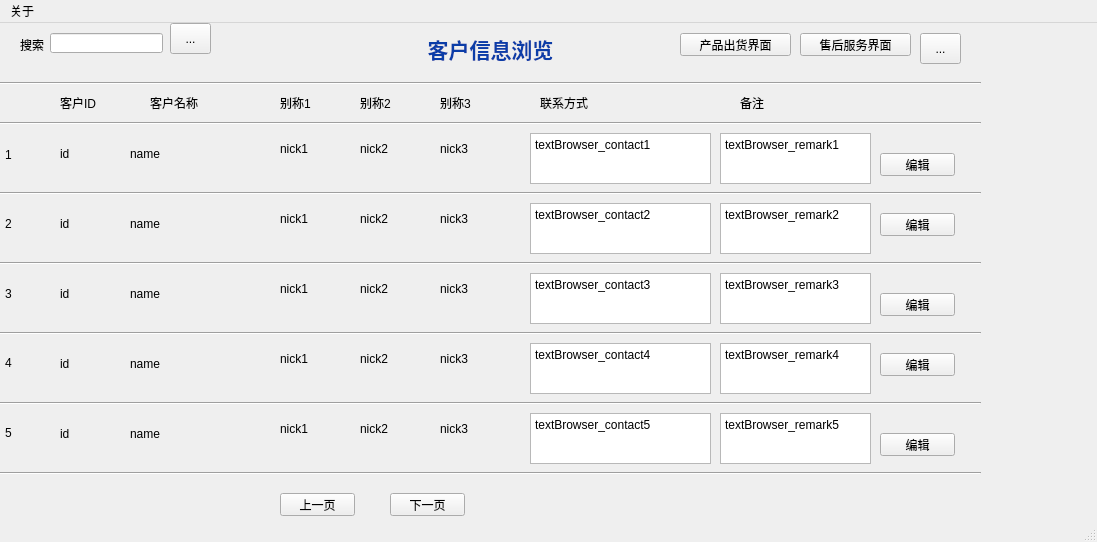
<?xml version="1.0" encoding="UTF-8"?>
<ui version="4.0">
 <class>MainWindow</class>
 <widget class="QMainWindow" name="MainWindow">
  <property name="geometry">
   <rect>
    <x>0</x>
    <y>0</y>
    <width>1097</width>
    <height>542</height>
   </rect>
  </property>
  <property name="windowTitle">
   <string>MainWindow</string>
  </property>
  <widget class="QWidget" name="centralwidget">
   <widget class="QLabel" name="label_13">
    <property name="geometry">
     <rect>
      <x>410</x>
      <y>10</y>
      <width>161</width>
      <height>31</height>
     </rect>
    </property>
    <property name="text">
     <string>&lt;html&gt;&lt;head/&gt;&lt;body&gt;&lt;p align=&quot;center&quot;&gt;&lt;span style=&quot; font-size:16pt; font-weight:600; color:#0b3da8;&quot;&gt;客户信息浏览&lt;/span&gt;&lt;/p&gt;&lt;/body&gt;&lt;/html&gt;</string>
    </property>
   </widget>
   <widget class="QPushButton" name="pushButton_previous">
    <property name="geometry">
     <rect>
      <x>280</x>
      <y>470</y>
      <width>75</width>
      <height>23</height>
     </rect>
    </property>
    <property name="text">
     <string>上一页</string>
    </property>
   </widget>
   <widget class="QPushButton" name="pushButton_next">
    <property name="geometry">
     <rect>
      <x>390</x>
      <y>470</y>
      <width>75</width>
      <height>23</height>
     </rect>
    </property>
    <property name="text">
     <string>下一页</string>
    </property>
   </widget>
   <widget class="QPushButton" name="pushButton_edit01">
    <property name="geometry">
     <rect>
      <x>880</x>
      <y>130</y>
      <width>75</width>
      <height>23</height>
     </rect>
    </property>
    <property name="text">
     <string>编辑</string>
    </property>
   </widget>
   <widget class="QPushButton" name="pushButton_edit02">
    <property name="geometry">
     <rect>
      <x>880</x>
      <y>190</y>
      <width>75</width>
      <height>23</height>
     </rect>
    </property>
    <property name="text">
     <string>编辑</string>
    </property>
   </widget>
   <widget class="QPushButton" name="pushButton_edit03">
    <property name="geometry">
     <rect>
      <x>880</x>
      <y>270</y>
      <width>75</width>
      <height>23</height>
     </rect>
    </property>
    <property name="text">
     <string>编辑</string>
    </property>
   </widget>
   <widget class="QPushButton" name="pushButton_edit04">
    <property name="geometry">
     <rect>
      <x>880</x>
      <y>330</y>
      <width>75</width>
      <height>23</height>
     </rect>
    </property>
    <property name="text">
     <string>编辑</string>
    </property>
   </widget>
   <widget class="QPushButton" name="pushButton_edit05">
    <property name="geometry">
     <rect>
      <x>880</x>
      <y>410</y>
      <width>75</width>
      <height>23</height>
     </rect>
    </property>
    <property name="text">
     <string>编辑</string>
    </property>
   </widget>
   <widget class="QPushButton" name="pushButton_SwitchShipment">
    <property name="geometry">
     <rect>
      <x>680</x>
      <y>10</y>
      <width>111</width>
      <height>23</height>
     </rect>
    </property>
    <property name="text">
     <string>产品出货界面</string>
    </property>
   </widget>
   <widget class="QPushButton" name="pushButton_SwitchSevice">
    <property name="geometry">
     <rect>
      <x>800</x>
      <y>10</y>
      <width>111</width>
      <height>23</height>
     </rect>
    </property>
    <property name="text">
     <string>售后服务界面</string>
    </property>
   </widget>
   <widget class="QLabel" name="label_id1">
    <property name="geometry">
     <rect>
      <x>60</x>
      <y>120</y>
      <width>51</width>
      <height>21</height>
     </rect>
    </property>
    <property name="text">
     <string>id</string>
    </property>
   </widget>
   <widget class="QLabel" name="label_name1">
    <property name="geometry">
     <rect>
      <x>130</x>
      <y>120</y>
      <width>141</width>
      <height>21</height>
     </rect>
    </property>
    <property name="text">
     <string>name</string>
    </property>
   </widget>
   <widget class="QLabel" name="label_nick1_1">
    <property name="geometry">
     <rect>
      <x>280</x>
      <y>110</y>
      <width>61</width>
      <height>31</height>
     </rect>
    </property>
    <property name="text">
     <string>nick1</string>
    </property>
   </widget>
   <widget class="QLabel" name="label_nick2_1">
    <property name="geometry">
     <rect>
      <x>360</x>
      <y>110</y>
      <width>71</width>
      <height>31</height>
     </rect>
    </property>
    <property name="text">
     <string>nick2</string>
    </property>
   </widget>
   <widget class="QLabel" name="label_nick3_1">
    <property name="geometry">
     <rect>
      <x>440</x>
      <y>110</y>
      <width>81</width>
      <height>31</height>
     </rect>
    </property>
    <property name="text">
     <string>nick3</string>
    </property>
   </widget>
   <widget class="QTextBrowser" name="textBrowser_contact1">
    <property name="geometry">
     <rect>
      <x>530</x>
      <y>110</y>
      <width>181</width>
      <height>51</height>
     </rect>
    </property>
    <property name="frameShadow">
     <enum>QFrame::Plain</enum>
    </property>
    <property name="lineWidth">
     <number>0</number>
    </property>
    <property name="html">
     <string>&lt;!DOCTYPE HTML PUBLIC &quot;-//W3C//DTD HTML 4.0//EN&quot; &quot;http://www.w3.org/TR/REC-html40/strict.dtd&quot;&gt;
&lt;html&gt;&lt;head&gt;&lt;meta name=&quot;qrichtext&quot; content=&quot;1&quot; /&gt;&lt;style type=&quot;text/css&quot;&gt;
p, li { white-space: pre-wrap; }
&lt;/style&gt;&lt;/head&gt;&lt;body style=&quot; font-family:'SimSun'; font-size:9pt; font-weight:400; font-style:normal;&quot;&gt;
&lt;p style=&quot; margin-top:0px; margin-bottom:0px; margin-left:0px; margin-right:0px; -qt-block-indent:0; text-indent:0px;&quot;&gt;textBrowser_contact1&lt;/p&gt;&lt;/body&gt;&lt;/html&gt;</string>
    </property>
   </widget>
   <widget class="QTextBrowser" name="textBrowser_remark1">
    <property name="geometry">
     <rect>
      <x>720</x>
      <y>110</y>
      <width>151</width>
      <height>51</height>
     </rect>
    </property>
    <property name="frameShadow">
     <enum>QFrame::Plain</enum>
    </property>
    <property name="lineWidth">
     <number>0</number>
    </property>
    <property name="html">
     <string>&lt;!DOCTYPE HTML PUBLIC &quot;-//W3C//DTD HTML 4.0//EN&quot; &quot;http://www.w3.org/TR/REC-html40/strict.dtd&quot;&gt;
&lt;html&gt;&lt;head&gt;&lt;meta name=&quot;qrichtext&quot; content=&quot;1&quot; /&gt;&lt;style type=&quot;text/css&quot;&gt;
p, li { white-space: pre-wrap; }
&lt;/style&gt;&lt;/head&gt;&lt;body style=&quot; font-family:'SimSun'; font-size:9pt; font-weight:400; font-style:normal;&quot;&gt;
&lt;p style=&quot; margin-top:0px; margin-bottom:0px; margin-left:0px; margin-right:0px; -qt-block-indent:0; text-indent:0px;&quot;&gt;textBrowser_remark1&lt;/p&gt;&lt;/body&gt;&lt;/html&gt;</string>
    </property>
   </widget>
   <widget class="QLabel" name="label">
    <property name="geometry">
     <rect>
      <x>60</x>
      <y>60</y>
      <width>61</width>
      <height>39</height>
     </rect>
    </property>
    <property name="text">
     <string>客户ID</string>
    </property>
   </widget>
   <widget class="QLabel" name="label_2">
    <property name="geometry">
     <rect>
      <x>150</x>
      <y>60</y>
      <width>121</width>
      <height>39</height>
     </rect>
    </property>
    <property name="text">
     <string>客户名称</string>
    </property>
   </widget>
   <widget class="QLabel" name="label_3">
    <property name="geometry">
     <rect>
      <x>280</x>
      <y>60</y>
      <width>61</width>
      <height>39</height>
     </rect>
    </property>
    <property name="text">
     <string>别称1</string>
    </property>
   </widget>
   <widget class="QLabel" name="label_4">
    <property name="geometry">
     <rect>
      <x>360</x>
      <y>60</y>
      <width>61</width>
      <height>39</height>
     </rect>
    </property>
    <property name="text">
     <string>别称2</string>
    </property>
   </widget>
   <widget class="QLabel" name="label_5">
    <property name="geometry">
     <rect>
      <x>440</x>
      <y>60</y>
      <width>61</width>
      <height>39</height>
     </rect>
    </property>
    <property name="text">
     <string>别称3</string>
    </property>
   </widget>
   <widget class="QLabel" name="label_6">
    <property name="geometry">
     <rect>
      <x>540</x>
      <y>60</y>
      <width>71</width>
      <height>39</height>
     </rect>
    </property>
    <property name="text">
     <string>联系方式</string>
    </property>
   </widget>
   <widget class="QLabel" name="label_7">
    <property name="geometry">
     <rect>
      <x>740</x>
      <y>60</y>
      <width>51</width>
      <height>39</height>
     </rect>
    </property>
    <property name="text">
     <string>备注</string>
    </property>
   </widget>
   <widget class="QTextBrowser" name="textBrowser_remark2">
    <property name="geometry">
     <rect>
      <x>720</x>
      <y>180</y>
      <width>151</width>
      <height>51</height>
     </rect>
    </property>
    <property name="frameShadow">
     <enum>QFrame::Plain</enum>
    </property>
    <property name="lineWidth">
     <number>0</number>
    </property>
    <property name="html">
     <string>&lt;!DOCTYPE HTML PUBLIC &quot;-//W3C//DTD HTML 4.0//EN&quot; &quot;http://www.w3.org/TR/REC-html40/strict.dtd&quot;&gt;
&lt;html&gt;&lt;head&gt;&lt;meta name=&quot;qrichtext&quot; content=&quot;1&quot; /&gt;&lt;style type=&quot;text/css&quot;&gt;
p, li { white-space: pre-wrap; }
&lt;/style&gt;&lt;/head&gt;&lt;body style=&quot; font-family:'SimSun'; font-size:9pt; font-weight:400; font-style:normal;&quot;&gt;
&lt;p style=&quot; margin-top:0px; margin-bottom:0px; margin-left:0px; margin-right:0px; -qt-block-indent:0; text-indent:0px;&quot;&gt;textBrowser_remark2&lt;/p&gt;&lt;/body&gt;&lt;/html&gt;</string>
    </property>
   </widget>
   <widget class="QTextBrowser" name="textBrowser_contact2">
    <property name="geometry">
     <rect>
      <x>530</x>
      <y>180</y>
      <width>181</width>
      <height>51</height>
     </rect>
    </property>
    <property name="frameShadow">
     <enum>QFrame::Plain</enum>
    </property>
    <property name="lineWidth">
     <number>0</number>
    </property>
    <property name="html">
     <string>&lt;!DOCTYPE HTML PUBLIC &quot;-//W3C//DTD HTML 4.0//EN&quot; &quot;http://www.w3.org/TR/REC-html40/strict.dtd&quot;&gt;
&lt;html&gt;&lt;head&gt;&lt;meta name=&quot;qrichtext&quot; content=&quot;1&quot; /&gt;&lt;style type=&quot;text/css&quot;&gt;
p, li { white-space: pre-wrap; }
&lt;/style&gt;&lt;/head&gt;&lt;body style=&quot; font-family:'SimSun'; font-size:9pt; font-weight:400; font-style:normal;&quot;&gt;
&lt;p style=&quot; margin-top:0px; margin-bottom:0px; margin-left:0px; margin-right:0px; -qt-block-indent:0; text-indent:0px;&quot;&gt;textBrowser_contact2&lt;/p&gt;&lt;/body&gt;&lt;/html&gt;</string>
    </property>
   </widget>
   <widget class="QLabel" name="label_nick1_2">
    <property name="geometry">
     <rect>
      <x>280</x>
      <y>180</y>
      <width>51</width>
      <height>31</height>
     </rect>
    </property>
    <property name="text">
     <string>nick1</string>
    </property>
   </widget>
   <widget class="QLabel" name="label_name2">
    <property name="geometry">
     <rect>
      <x>130</x>
      <y>190</y>
      <width>141</width>
      <height>21</height>
     </rect>
    </property>
    <property name="text">
     <string>name</string>
    </property>
   </widget>
   <widget class="QLabel" name="label_nick2_2">
    <property name="geometry">
     <rect>
      <x>360</x>
      <y>180</y>
      <width>71</width>
      <height>31</height>
     </rect>
    </property>
    <property name="text">
     <string>nick2</string>
    </property>
   </widget>
   <widget class="QLabel" name="label_nick3_2">
    <property name="geometry">
     <rect>
      <x>440</x>
      <y>180</y>
      <width>81</width>
      <height>31</height>
     </rect>
    </property>
    <property name="text">
     <string>nick3</string>
    </property>
   </widget>
   <widget class="QLabel" name="label_id2">
    <property name="geometry">
     <rect>
      <x>60</x>
      <y>190</y>
      <width>51</width>
      <height>21</height>
     </rect>
    </property>
    <property name="text">
     <string>id</string>
    </property>
   </widget>
   <widget class="QTextBrowser" name="textBrowser_remark3">
    <property name="geometry">
     <rect>
      <x>720</x>
      <y>250</y>
      <width>151</width>
      <height>51</height>
     </rect>
    </property>
    <property name="frameShadow">
     <enum>QFrame::Plain</enum>
    </property>
    <property name="lineWidth">
     <number>0</number>
    </property>
    <property name="html">
     <string>&lt;!DOCTYPE HTML PUBLIC &quot;-//W3C//DTD HTML 4.0//EN&quot; &quot;http://www.w3.org/TR/REC-html40/strict.dtd&quot;&gt;
&lt;html&gt;&lt;head&gt;&lt;meta name=&quot;qrichtext&quot; content=&quot;1&quot; /&gt;&lt;style type=&quot;text/css&quot;&gt;
p, li { white-space: pre-wrap; }
&lt;/style&gt;&lt;/head&gt;&lt;body style=&quot; font-family:'SimSun'; font-size:9pt; font-weight:400; font-style:normal;&quot;&gt;
&lt;p style=&quot; margin-top:0px; margin-bottom:0px; margin-left:0px; margin-right:0px; -qt-block-indent:0; text-indent:0px;&quot;&gt;textBrowser_remark3&lt;/p&gt;&lt;/body&gt;&lt;/html&gt;</string>
    </property>
   </widget>
   <widget class="QTextBrowser" name="textBrowser_contact3">
    <property name="geometry">
     <rect>
      <x>530</x>
      <y>250</y>
      <width>181</width>
      <height>51</height>
     </rect>
    </property>
    <property name="frameShadow">
     <enum>QFrame::Plain</enum>
    </property>
    <property name="lineWidth">
     <number>0</number>
    </property>
    <property name="html">
     <string>&lt;!DOCTYPE HTML PUBLIC &quot;-//W3C//DTD HTML 4.0//EN&quot; &quot;http://www.w3.org/TR/REC-html40/strict.dtd&quot;&gt;
&lt;html&gt;&lt;head&gt;&lt;meta name=&quot;qrichtext&quot; content=&quot;1&quot; /&gt;&lt;style type=&quot;text/css&quot;&gt;
p, li { white-space: pre-wrap; }
&lt;/style&gt;&lt;/head&gt;&lt;body style=&quot; font-family:'SimSun'; font-size:9pt; font-weight:400; font-style:normal;&quot;&gt;
&lt;p style=&quot; margin-top:0px; margin-bottom:0px; margin-left:0px; margin-right:0px; -qt-block-indent:0; text-indent:0px;&quot;&gt;textBrowser_contact3&lt;/p&gt;&lt;/body&gt;&lt;/html&gt;</string>
    </property>
   </widget>
   <widget class="QLabel" name="label_id4">
    <property name="geometry">
     <rect>
      <x>60</x>
      <y>330</y>
      <width>51</width>
      <height>21</height>
     </rect>
    </property>
    <property name="text">
     <string>id</string>
    </property>
   </widget>
   <widget class="QLabel" name="label_nick1_3">
    <property name="geometry">
     <rect>
      <x>280</x>
      <y>250</y>
      <width>61</width>
      <height>31</height>
     </rect>
    </property>
    <property name="text">
     <string>nick1</string>
    </property>
   </widget>
   <widget class="QLabel" name="label_nick3_4">
    <property name="geometry">
     <rect>
      <x>440</x>
      <y>320</y>
      <width>81</width>
      <height>31</height>
     </rect>
    </property>
    <property name="text">
     <string>nick3</string>
    </property>
   </widget>
   <widget class="QLabel" name="label_name3">
    <property name="geometry">
     <rect>
      <x>130</x>
      <y>260</y>
      <width>141</width>
      <height>21</height>
     </rect>
    </property>
    <property name="text">
     <string>name</string>
    </property>
   </widget>
   <widget class="QTextBrowser" name="textBrowser_contact4">
    <property name="geometry">
     <rect>
      <x>530</x>
      <y>320</y>
      <width>181</width>
      <height>51</height>
     </rect>
    </property>
    <property name="frameShadow">
     <enum>QFrame::Plain</enum>
    </property>
    <property name="lineWidth">
     <number>0</number>
    </property>
    <property name="html">
     <string>&lt;!DOCTYPE HTML PUBLIC &quot;-//W3C//DTD HTML 4.0//EN&quot; &quot;http://www.w3.org/TR/REC-html40/strict.dtd&quot;&gt;
&lt;html&gt;&lt;head&gt;&lt;meta name=&quot;qrichtext&quot; content=&quot;1&quot; /&gt;&lt;style type=&quot;text/css&quot;&gt;
p, li { white-space: pre-wrap; }
&lt;/style&gt;&lt;/head&gt;&lt;body style=&quot; font-family:'SimSun'; font-size:9pt; font-weight:400; font-style:normal;&quot;&gt;
&lt;p style=&quot; margin-top:0px; margin-bottom:0px; margin-left:0px; margin-right:0px; -qt-block-indent:0; text-indent:0px;&quot;&gt;textBrowser_contact4&lt;/p&gt;&lt;/body&gt;&lt;/html&gt;</string>
    </property>
   </widget>
   <widget class="QTextBrowser" name="textBrowser_remark4">
    <property name="geometry">
     <rect>
      <x>720</x>
      <y>320</y>
      <width>151</width>
      <height>51</height>
     </rect>
    </property>
    <property name="frameShadow">
     <enum>QFrame::Plain</enum>
    </property>
    <property name="lineWidth">
     <number>0</number>
    </property>
    <property name="html">
     <string>&lt;!DOCTYPE HTML PUBLIC &quot;-//W3C//DTD HTML 4.0//EN&quot; &quot;http://www.w3.org/TR/REC-html40/strict.dtd&quot;&gt;
&lt;html&gt;&lt;head&gt;&lt;meta name=&quot;qrichtext&quot; content=&quot;1&quot; /&gt;&lt;style type=&quot;text/css&quot;&gt;
p, li { white-space: pre-wrap; }
&lt;/style&gt;&lt;/head&gt;&lt;body style=&quot; font-family:'SimSun'; font-size:9pt; font-weight:400; font-style:normal;&quot;&gt;
&lt;p style=&quot; margin-top:0px; margin-bottom:0px; margin-left:0px; margin-right:0px; -qt-block-indent:0; text-indent:0px;&quot;&gt;textBrowser_remark4&lt;/p&gt;&lt;/body&gt;&lt;/html&gt;</string>
    </property>
   </widget>
   <widget class="QLabel" name="label_nick2_4">
    <property name="geometry">
     <rect>
      <x>360</x>
      <y>320</y>
      <width>71</width>
      <height>31</height>
     </rect>
    </property>
    <property name="text">
     <string>nick2</string>
    </property>
   </widget>
   <widget class="QLabel" name="label_nick1_4">
    <property name="geometry">
     <rect>
      <x>280</x>
      <y>320</y>
      <width>81</width>
      <height>31</height>
     </rect>
    </property>
    <property name="text">
     <string>nick1</string>
    </property>
   </widget>
   <widget class="QLabel" name="label_nick2_3">
    <property name="geometry">
     <rect>
      <x>360</x>
      <y>250</y>
      <width>71</width>
      <height>31</height>
     </rect>
    </property>
    <property name="text">
     <string>nick2</string>
    </property>
   </widget>
   <widget class="QLabel" name="label_name4">
    <property name="geometry">
     <rect>
      <x>130</x>
      <y>330</y>
      <width>141</width>
      <height>21</height>
     </rect>
    </property>
    <property name="text">
     <string>name</string>
    </property>
   </widget>
   <widget class="QLabel" name="label_nick3_3">
    <property name="geometry">
     <rect>
      <x>440</x>
      <y>250</y>
      <width>81</width>
      <height>31</height>
     </rect>
    </property>
    <property name="text">
     <string>nick3</string>
    </property>
   </widget>
   <widget class="QLabel" name="label_id3">
    <property name="geometry">
     <rect>
      <x>60</x>
      <y>260</y>
      <width>51</width>
      <height>21</height>
     </rect>
    </property>
    <property name="text">
     <string>id</string>
    </property>
   </widget>
   <widget class="QTextBrowser" name="textBrowser_remark5">
    <property name="geometry">
     <rect>
      <x>720</x>
      <y>390</y>
      <width>151</width>
      <height>51</height>
     </rect>
    </property>
    <property name="frameShadow">
     <enum>QFrame::Plain</enum>
    </property>
    <property name="lineWidth">
     <number>0</number>
    </property>
    <property name="html">
     <string>&lt;!DOCTYPE HTML PUBLIC &quot;-//W3C//DTD HTML 4.0//EN&quot; &quot;http://www.w3.org/TR/REC-html40/strict.dtd&quot;&gt;
&lt;html&gt;&lt;head&gt;&lt;meta name=&quot;qrichtext&quot; content=&quot;1&quot; /&gt;&lt;style type=&quot;text/css&quot;&gt;
p, li { white-space: pre-wrap; }
&lt;/style&gt;&lt;/head&gt;&lt;body style=&quot; font-family:'SimSun'; font-size:9pt; font-weight:400; font-style:normal;&quot;&gt;
&lt;p style=&quot; margin-top:0px; margin-bottom:0px; margin-left:0px; margin-right:0px; -qt-block-indent:0; text-indent:0px;&quot;&gt;textBrowser_remark5&lt;/p&gt;&lt;/body&gt;&lt;/html&gt;</string>
    </property>
   </widget>
   <widget class="QTextBrowser" name="textBrowser_contact5">
    <property name="geometry">
     <rect>
      <x>530</x>
      <y>390</y>
      <width>181</width>
      <height>51</height>
     </rect>
    </property>
    <property name="frameShadow">
     <enum>QFrame::Plain</enum>
    </property>
    <property name="lineWidth">
     <number>0</number>
    </property>
    <property name="html">
     <string>&lt;!DOCTYPE HTML PUBLIC &quot;-//W3C//DTD HTML 4.0//EN&quot; &quot;http://www.w3.org/TR/REC-html40/strict.dtd&quot;&gt;
&lt;html&gt;&lt;head&gt;&lt;meta name=&quot;qrichtext&quot; content=&quot;1&quot; /&gt;&lt;style type=&quot;text/css&quot;&gt;
p, li { white-space: pre-wrap; }
&lt;/style&gt;&lt;/head&gt;&lt;body style=&quot; font-family:'SimSun'; font-size:9pt; font-weight:400; font-style:normal;&quot;&gt;
&lt;p style=&quot; margin-top:0px; margin-bottom:0px; margin-left:0px; margin-right:0px; -qt-block-indent:0; text-indent:0px;&quot;&gt;textBrowser_contact5&lt;/p&gt;&lt;/body&gt;&lt;/html&gt;</string>
    </property>
   </widget>
   <widget class="QLabel" name="label_nick1_5">
    <property name="geometry">
     <rect>
      <x>280</x>
      <y>390</y>
      <width>81</width>
      <height>31</height>
     </rect>
    </property>
    <property name="text">
     <string>nick1</string>
    </property>
   </widget>
   <widget class="QLabel" name="label_name5">
    <property name="geometry">
     <rect>
      <x>130</x>
      <y>400</y>
      <width>141</width>
      <height>21</height>
     </rect>
    </property>
    <property name="text">
     <string>name</string>
    </property>
   </widget>
   <widget class="QLabel" name="label_nick2_5">
    <property name="geometry">
     <rect>
      <x>360</x>
      <y>390</y>
      <width>71</width>
      <height>31</height>
     </rect>
    </property>
    <property name="text">
     <string>nick2</string>
    </property>
   </widget>
   <widget class="QLabel" name="label_nick3_5">
    <property name="geometry">
     <rect>
      <x>440</x>
      <y>390</y>
      <width>81</width>
      <height>31</height>
     </rect>
    </property>
    <property name="text">
     <string>nick3</string>
    </property>
   </widget>
   <widget class="QLabel" name="label_id5">
    <property name="geometry">
     <rect>
      <x>60</x>
      <y>400</y>
      <width>51</width>
      <height>21</height>
     </rect>
    </property>
    <property name="text">
     <string>id</string>
    </property>
   </widget>
   <widget class="QWidget" name="verticalLayoutWidget">
    <property name="geometry">
     <rect>
      <x>5</x>
      <y>100</y>
      <width>38</width>
      <height>341</height>
     </rect>
    </property>
    <layout class="QVBoxLayout" name="verticalLayout">
     <item>
      <widget class="QLabel" name="label_order1">
       <property name="text">
        <string>1</string>
       </property>
      </widget>
     </item>
     <item>
      <widget class="QLabel" name="label_order2">
       <property name="text">
        <string>2</string>
       </property>
      </widget>
     </item>
     <item>
      <widget class="QLabel" name="label_order3">
       <property name="text">
        <string>3</string>
       </property>
      </widget>
     </item>
     <item>
      <widget class="QLabel" name="label_order4">
       <property name="text">
        <string>4</string>
       </property>
      </widget>
     </item>
     <item>
      <widget class="QLabel" name="label_order5">
       <property name="text">
        <string>5</string>
       </property>
      </widget>
     </item>
    </layout>
   </widget>
   <widget class="QToolButton" name="toolButton_connect">
    <property name="geometry">
     <rect>
      <x>920</x>
      <y>10</y>
      <width>41</width>
      <height>31</height>
     </rect>
    </property>
    <property name="text">
     <string>...</string>
    </property>
   </widget>
   <widget class="Line" name="line">
    <property name="geometry">
     <rect>
      <x>0</x>
      <y>90</y>
      <width>981</width>
      <height>20</height>
     </rect>
    </property>
    <property name="orientation">
     <enum>Qt::Horizontal</enum>
    </property>
   </widget>
   <widget class="Line" name="line_2">
    <property name="geometry">
     <rect>
      <x>0</x>
      <y>160</y>
      <width>981</width>
      <height>20</height>
     </rect>
    </property>
    <property name="orientation">
     <enum>Qt::Horizontal</enum>
    </property>
   </widget>
   <widget class="Line" name="line_3">
    <property name="geometry">
     <rect>
      <x>0</x>
      <y>230</y>
      <width>981</width>
      <height>20</height>
     </rect>
    </property>
    <property name="orientation">
     <enum>Qt::Horizontal</enum>
    </property>
   </widget>
   <widget class="Line" name="line_4">
    <property name="geometry">
     <rect>
      <x>0</x>
      <y>300</y>
      <width>981</width>
      <height>20</height>
     </rect>
    </property>
    <property name="orientation">
     <enum>Qt::Horizontal</enum>
    </property>
   </widget>
   <widget class="Line" name="line_5">
    <property name="geometry">
     <rect>
      <x>0</x>
      <y>370</y>
      <width>981</width>
      <height>20</height>
     </rect>
    </property>
    <property name="orientation">
     <enum>Qt::Horizontal</enum>
    </property>
   </widget>
   <widget class="Line" name="line_6">
    <property name="geometry">
     <rect>
      <x>0</x>
      <y>440</y>
      <width>981</width>
      <height>20</height>
     </rect>
    </property>
    <property name="orientation">
     <enum>Qt::Horizontal</enum>
    </property>
   </widget>
   <widget class="Line" name="line_7">
    <property name="geometry">
     <rect>
      <x>0</x>
      <y>50</y>
      <width>981</width>
      <height>20</height>
     </rect>
    </property>
    <property name="orientation">
     <enum>Qt::Horizontal</enum>
    </property>
   </widget>
   <widget class="QToolButton" name="toolButton_search">
    <property name="geometry">
     <rect>
      <x>170</x>
      <y>0</y>
      <width>41</width>
      <height>31</height>
     </rect>
    </property>
    <property name="text">
     <string>...</string>
    </property>
   </widget>
   <widget class="QLineEdit" name="lineEdit_search">
    <property name="geometry">
     <rect>
      <x>50</x>
      <y>10</y>
      <width>113</width>
      <height>20</height>
     </rect>
    </property>
   </widget>
   <widget class="QLabel" name="label_8">
    <property name="geometry">
     <rect>
      <x>20</x>
      <y>12</y>
      <width>31</width>
      <height>20</height>
     </rect>
    </property>
    <property name="text">
     <string>搜索</string>
    </property>
   </widget>
  </widget>
  <widget class="QMenuBar" name="menubar">
   <property name="geometry">
    <rect>
     <x>0</x>
     <y>0</y>
     <width>1097</width>
     <height>23</height>
    </rect>
   </property>
   <widget class="QMenu" name="menu">
    <property name="title">
     <string>关于</string>
    </property>
    <addaction name="actionabout_AI_office"/>
   </widget>
   <addaction name="menu"/>
  </widget>
  <widget class="QStatusBar" name="statusbar"/>
  <action name="actionabout_AI_office">
   <property name="text">
    <string>about AI.office</string>
   </property>
  </action>
 </widget>
 <resources/>
 <connections>
  <connection>
   <sender>pushButton_next</sender>
   <signal>clicked()</signal>
   <receiver>MainWindow</receiver>
   <slot>reloadWidgetAdd()</slot>
   <hints>
    <hint type="sourcelabel">
     <x>437</x>
     <y>501</y>
    </hint>
    <hint type="destinationlabel">
     <x>544</x>
     <y>506</y>
    </hint>
   </hints>
  </connection>
  <connection>
   <sender>pushButton_previous</sender>
   <signal>clicked()</signal>
   <receiver>MainWindow</receiver>
   <slot>reloadWidgetDec()</slot>
   <hints>
    <hint type="sourcelabel">
     <x>320</x>
     <y>505</y>
    </hint>
    <hint type="destinationlabel">
     <x>250</x>
     <y>508</y>
    </hint>
   </hints>
  </connection>
  <connection>
   <sender>pushButton_edit01</sender>
   <signal>clicked()</signal>
   <receiver>MainWindow</receiver>
   <slot>show()</slot>
   <hints>
    <hint type="sourcelabel">
     <x>926</x>
     <y>165</y>
    </hint>
    <hint type="destinationlabel">
     <x>945</x>
     <y>136</y>
    </hint>
   </hints>
  </connection>
  <connection>
   <sender>pushButton_edit02</sender>
   <signal>clicked()</signal>
   <receiver>MainWindow</receiver>
   <slot>show()</slot>
   <hints>
    <hint type="sourcelabel">
     <x>907</x>
     <y>223</y>
    </hint>
    <hint type="destinationlabel">
     <x>975</x>
     <y>210</y>
    </hint>
   </hints>
  </connection>
  <connection>
   <sender>pushButton_edit03</sender>
   <signal>clicked()</signal>
   <receiver>MainWindow</receiver>
   <slot>show()</slot>
   <hints>
    <hint type="sourcelabel">
     <x>913</x>
     <y>301</y>
    </hint>
    <hint type="destinationlabel">
     <x>969</x>
     <y>279</y>
    </hint>
   </hints>
  </connection>
  <connection>
   <sender>pushButton_edit04</sender>
   <signal>clicked()</signal>
   <receiver>MainWindow</receiver>
   <slot>show()</slot>
   <hints>
    <hint type="sourcelabel">
     <x>941</x>
     <y>363</y>
    </hint>
    <hint type="destinationlabel">
     <x>976</x>
     <y>346</y>
    </hint>
   </hints>
  </connection>
  <connection>
   <sender>pushButton_edit05</sender>
   <signal>clicked()</signal>
   <receiver>MainWindow</receiver>
   <slot>show()</slot>
   <hints>
    <hint type="sourcelabel">
     <x>902</x>
     <y>445</y>
    </hint>
    <hint type="destinationlabel">
     <x>971</x>
     <y>419</y>
    </hint>
   </hints>
  </connection>
 </connections>
 <slots>
  <slot>reloadWidgetDec()</slot>
  <slot>customer_edit()</slot>
 </slots>
</ui>
